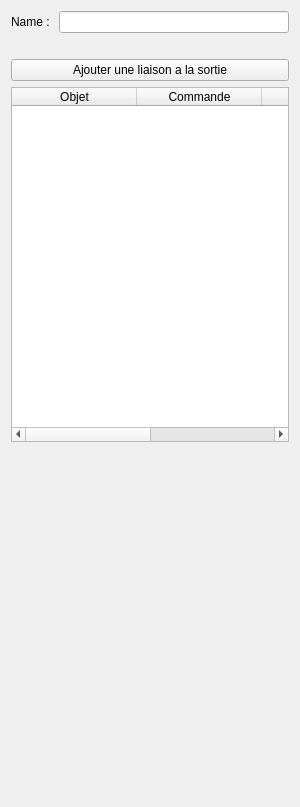
<?xml version="1.0" encoding="UTF-8"?>
<ui version="4.0">
 <class>OrDoorOptionWidget</class>
 <widget class="QWidget" name="OrDoorOptionWidget">
  <property name="geometry">
   <rect>
    <x>0</x>
    <y>0</y>
    <width>300</width>
    <height>807</height>
   </rect>
  </property>
  <property name="windowTitle">
   <string>Form</string>
  </property>
  <layout class="QVBoxLayout" name="verticalLayout_2">
   <item>
    <layout class="QVBoxLayout" name="verticalLayout">
     <item>
      <layout class="QHBoxLayout" name="horizontalLayout">
       <item>
        <widget class="QLabel" name="label">
         <property name="text">
          <string>Name : </string>
         </property>
        </widget>
       </item>
       <item>
        <widget class="QLineEdit" name="_objectNameEdit"/>
       </item>
      </layout>
     </item>
     <item>
      <widget class="QLabel" name="label_2">
       <property name="text">
        <string/>
       </property>
      </widget>
     </item>
     <item>
      <widget class="QPushButton" name="_addConnexionButton">
       <property name="text">
        <string>Ajouter une liaison a la sortie</string>
       </property>
      </widget>
     </item>
     <item>
      <widget class="QTableWidget" name="_connexionTable">
       <property name="columnCount">
        <number>4</number>
       </property>
       <attribute name="horizontalHeaderDefaultSectionSize">
        <number>125</number>
       </attribute>
       <column>
        <property name="text">
         <string>Objet</string>
        </property>
       </column>
       <column>
        <property name="text">
         <string>Commande</string>
        </property>
       </column>
       <column/>
       <column/>
      </widget>
     </item>
     <item>
      <spacer name="verticalSpacer">
       <property name="orientation">
        <enum>Qt::Vertical</enum>
       </property>
       <property name="sizeHint" stdset="0">
        <size>
         <width>20</width>
         <height>40</height>
        </size>
       </property>
      </spacer>
     </item>
    </layout>
   </item>
  </layout>
 </widget>
 <resources/>
 <connections/>
</ui>
